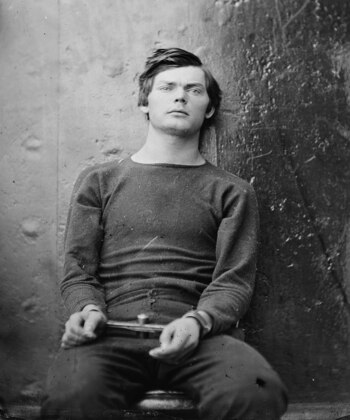
#> input picture sewardpayne/lewispayne.jpg, 350 x 420 px, found by its file name
$ jupyter execute --allow-errors spiritCTF.ipynb
#> lines starting #> are read from the running program, lines starting #| are printed output that depends on the picture; after the words box and inside, x2 and y2 are one past the last pixel; in counts of white or black regions, pixels touching at a corner belong together
# Spirit CTF Source Code

[cell 1]
# import libraries
import numpy as np
import pandas as pd
import cv2 as cv
from google.colab.patches import cv2_imshow
from skimage import io
from PIL import Image
import matplotlib.pylab as plt
import numpy as np
import pandas as pd

## Unseen phenomena through a simple computer vision lens

[cell 2]
# Load two images
img1 = cv.imread('lewispayne.jpg')
#> img1 is the input picture: shape (420, 350, 3); min 0, max 234, mean 93.4
img2 = cv.imread('seward.jpg')
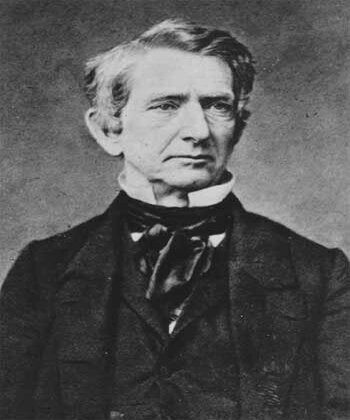
#> input picture sewardpayne/seward.jpg, 350 x 420 px, found by its file name
#> img2 is the input picture: shape (420, 350, 3); min 16, max 229, mean 84.3

cv2_imshow(img1)
cv2_imshow(img2)

[cell 3]
# [6 lines of commented-out code are left out]

bitwiseXor = cv.bitwise_xor(img1, img2)
cv2_imshow(bitwiseXor)

# De-allocate any associated memory usage
if cv.waitKey(0) & 0xff == 27:
#> (key Esc is pressed here)
    cv.destroyAllWindows()

[cell 4]
# Load two images
img1 = cv.imread('seward_ogsize.jpg')
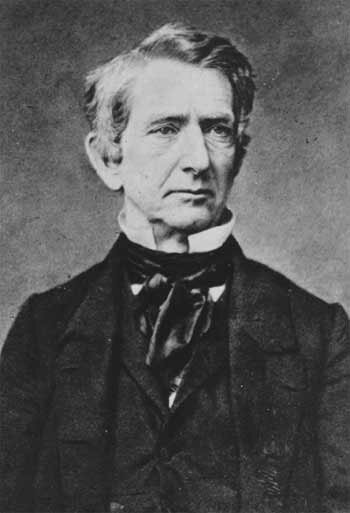
#> input picture sewardpayne/seward_ogsize.jpg, 350 x 513 px, found by its file name
#> img1 is the input picture: shape (513, 350, 3); min 11, max 226, mean 84.3
img2 = cv.imread('payne_ogsize.jpeg')
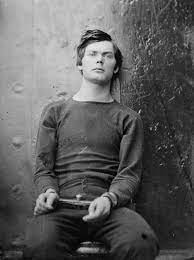
#> input picture sewardpayne/payne_ogsize.jpeg, 194 x 260 px, found by its file name
#> img2 is the input picture: shape (260, 194, 3); min 0, max 242, mean 93.4

# I want to put logo on top-left corner, So I create a ROI
rows,cols,channels = img2.shape
#> rows = 260; cols = 194; channels = 3
roi = img1[0:rows, 0:cols]
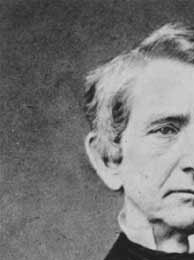
#> roi: shape (260, 194, 3); min 19, max 216, mean 119.1

# Now create a mask of logo and create its inverse mask also
img2gray = cv.cvtColor(img2,cv.COLOR_BGR2GRAY)
ret, mask = cv.threshold(img2gray, 10, 255, cv.THRESH_BINARY)
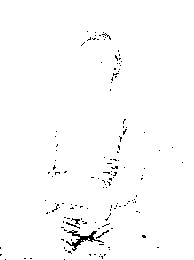
#> mask: shape (260, 194); 98.6% white; black in thin lines or dots, all inside (x1, y1, x2, y2) = (0, 31, 183, 260)
mask_inv = cv.bitwise_not(mask)

# Now black-out the area of logo in ROI
img1_bg = cv.bitwise_and(roi,roi,mask = mask)

# Take only region of logo from logo image.
img2_fg = cv.bitwise_and(img2,img2,mask = mask)

# Put logo in ROI and modify the main image
dst = cv.add(img1_bg,img2_fg)
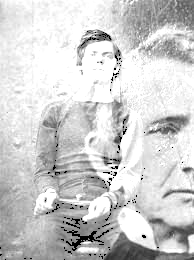
#> dst: shape (260, 194, 3); min 0, max 255, mean 206.4
img1[0:rows, 0:cols ] = dst
cv2_imshow(img1)
cv.waitKey(0)
cv.destroyAllWindows()

[cell 5]
# stereogram images generated with the stegsolve tool
imgstereo17 = cv.imread('payne_stereogram17.png')
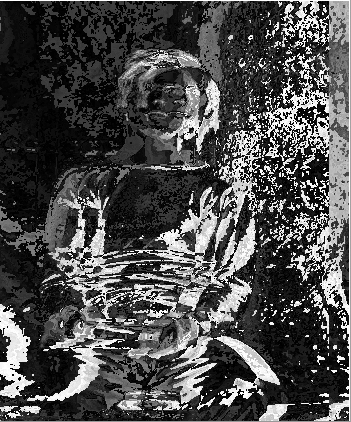
#> input picture finished/payne_stereogram17.png, 351 x 422 px, found by its file name
#> imgstereo17 is the input picture: shape (422, 351, 3); min 0, max 255, mean 76.1
imgstereo86 = cv.imread('payne_stereogram86.png')
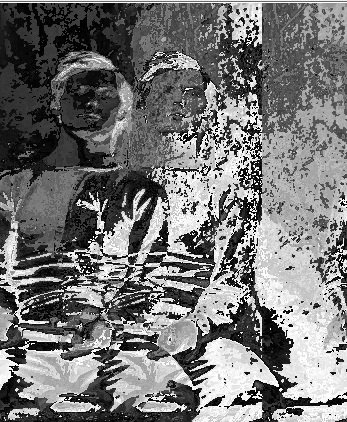
#> input picture finished/payne_stereogram86.png, 347 x 422 px, found by its file name
#> imgstereo86 is the input picture: shape (422, 347, 3); min 0, max 255, mean 117.3

cv2_imshow(imgstereo17)
cv2_imshow(imgstereo86)

##Unseen phenomena through more advanced CV methods (contour map, fft, etc)

[cell 6]
image = cv.imread('cezanneskulls.jpg')

#> (a cell that did not finish here is left out)

#> (a cell that did not finish here is left out)

#> (a cell that did not finish here is left out)

#> (a cell that did not finish here is left out)

## Bonus: running FFT on stereogram to create a more authentic "blur"

[cell 11]
gray_image2 = cv.cvtColor(imgstereo17, cv.COLOR_BGR2GRAY)

# Blur the grayscale image by a Guassian filter with kernel size of 10
imBlur = cv.blur(gray_image2,(5,5))
# Transform the image to frequency domain
f = np.fft.fft2(imBlur)
# Bring the zero-frequency component to the center
fshift = np.fft.fftshift(f)
magnitude_spectrum = 30*np.log(np.abs(fshift))
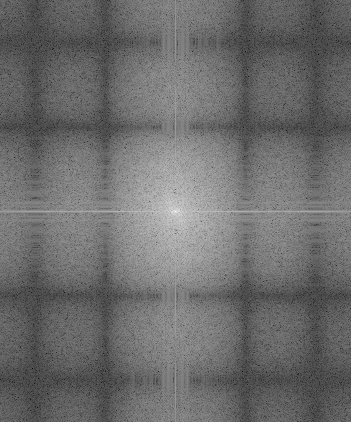
#> magnitude_spectrum: shape (422, 351) float64; min -10.19, max 487, mean 201.7; drawn with min black and max white

plt.subplot(121),plt.imshow(imBlur, cmap = 'gray')
plt.title('Input Image'), plt.xticks([]), plt.yticks([])
plt.subplot(122),plt.imshow(magnitude_spectrum, cmap = 'gray')
plt.title('Magnitude Spectrum'), plt.xticks([]), plt.yticks([])
plt.show()

[cell 12]
rows, cols = imBlur.shape
#> rows = 422; cols = 351
crow,ccol = round(rows/2) , round(cols/2)
#> crow = 211; ccol = 176
# remove low frequencies with a rectangle size of 10
fshift[crow-10:crow+10, ccol-10:ccol+10] = 0
f_ishift = np.fft.ifftshift(fshift)
img_back = np.fft.ifft2(f_ishift)
img_back = np.abs(img_back)
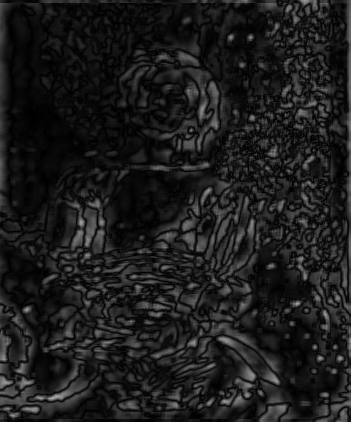
#> img_back: shape (422, 351) float64; min 0.0413, max 175.9, mean 28.6

plt.figure(figsize=([20, 20]))
plt.subplot(131),plt.imshow(imBlur, cmap = 'gray')
plt.title('Input Image'), plt.xticks([]), plt.yticks([])
plt.subplot(132),plt.imshow(img_back, cmap = 'gray')
plt.title('Image after HPF'), plt.xticks([]), plt.yticks([])
plt.subplot(133),plt.imshow(img_back)
plt.title('Result in JET'), plt.xticks([]), plt.yticks([])
plt.show()
